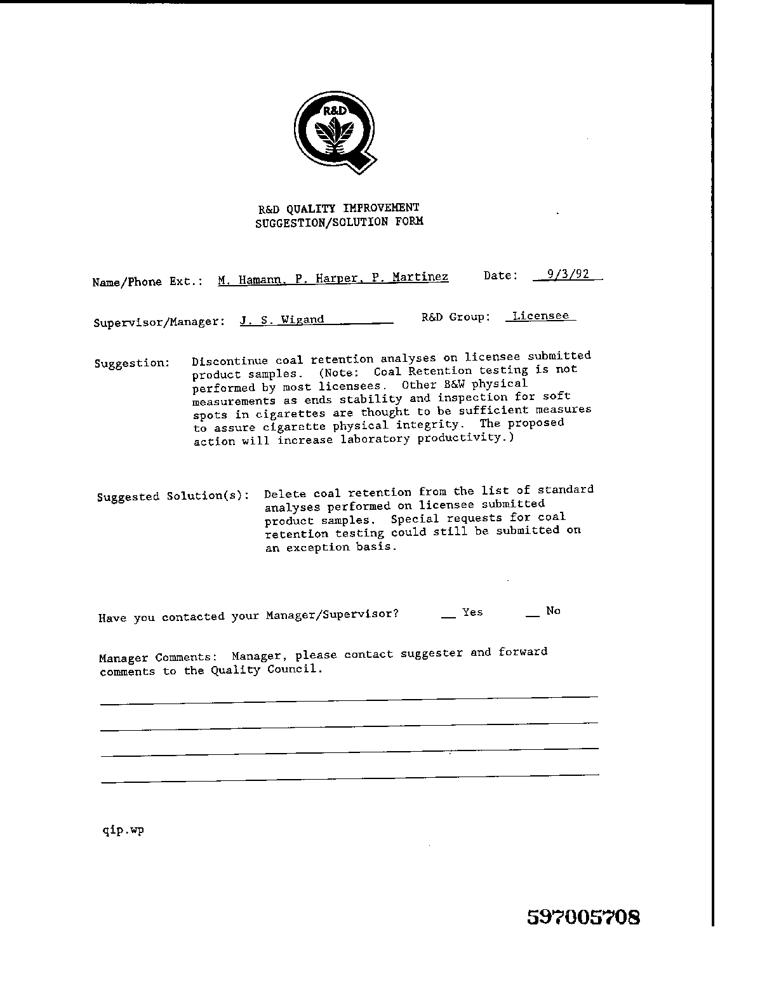
#> input picture data/funsd/training_data/images/0000971160.png, 762 x 1000 px; its folder holds only this picture in this run
$ jupyter execute --allow-errors Data_analysis.ipynb
#> lines starting #> are read from the running program, lines starting #| are printed output that depends on the picture
# FUNSD

[cell 1]
import pandas as pd
import numpy as np
import seaborn as sns

[cell 2]
import json
import os
import matplotlib.pyplot as plt

#> (a cell that did not finish here is left out)

В LayoutLMv3 используется специальный формат

[cell 4]
def convert_funsd_to_layoutlmv3(funsd_dir, output_dir):
    os.makedirs(output_dir, exist_ok=True)
    for file in os.listdir(os.path.join(funsd_dir, "annotations")):
        with open(os.path.join(funsd_dir, "annotations", file)) as f:
            data = json.load(f)
        converted_data = []
        for item in data["form"]:
            converted_data.append({
                "text": item["text"],
                "bbox": item["box"],  # [x, y, w, h]
                "label": item["label"]
            })
        output_file = os.path.join(output_dir, file)
        with open(output_file, "w") as f:
            json.dump(converted_data, f, ensure_ascii=False)

#> (the rest of this cell did not finish here and is left out)

#> (a cell that did not finish here is left out)

# sroie

[cell 6]
import os
import json
import pandas as pd
from collections import defaultdict
from PIL import Image
import pytesseract
import cv2
import numpy as np

# Папки с данными SROIE
IMAGE_DIR = "data/sroie/train1"
ANNOTATION_DIR = "data/sroie/train1"
OCR_DIR = "data/sroie/train2"
OUTPUT_DIR = "converted_sroie"

# Создание выходной папки
os.makedirs(OUTPUT_DIR, exist_ok=True)

# Метки для ключевых полей
KEY_FIELDS = ["company", "date", "address", "total"]
IOB2_LABELS = {key: f"B-{key.upper()}" for key in KEY_FIELDS}
IOB2_LABELS.update({key: f"I-{key.upper()}" for key in KEY_FIELDS})
IOB2_LABELS["O"] = "O"

# Логирование проблемных файлов
PROBLEM_LOG = "problem_files.log"
problem_files = []

# [111 lines left out: functions log_problem, read_key_value_annotation, read_ocr_data, apply_tesseract, assign_iob2_labels, not called in this run]

def convert_sroie_to_layoutlmv3():
    """Основная функция преобразования SROIE."""
    for file_name in os.listdir(IMAGE_DIR):
        if file_name.endswith(".jpg"):
            base_name = file_name.replace(".jpg", "")
            image_path = os.path.join(IMAGE_DIR, file_name)
            annotation_path = os.path.join(ANNOTATION_DIR, f"{base_name}.txt")
            ocr_path = os.path.join(OCR_DIR, f"{base_name}.txt")

            if not (os.path.exists(annotation_path) and os.path.exists(ocr_path)):
                log_problem(base_name, "Отсутствуют аннотации или OCR")
                continue

            # Чтение данных
            key_value = read_key_value_annotation(annotation_path)
            ocr_data = read_ocr_data(ocr_path)

            # Если OCR-данные пустые, попробуем Tesseract
            if not ocr_data and os.path.exists(image_path):
                print(f"Применение Tesseract для {base_name}")
                ocr_data = apply_tesseract(image_path)

            if not ocr_data:
                log_problem(base_name, "Нет корректных OCR-данных")
                continue

            # Присвоение меток
            labeled_data = assign_iob2_labels(ocr_data, key_value)

            # Сохранение результата
            output_json = os.path.join(OUTPUT_DIR, f"{base_name}.json")
            with open(output_json, "w", encoding="utf-8") as f:
                json.dump(labeled_data, f, ensure_ascii=False, indent=2)

            print(f"Обработан файл {base_name}")

# Запуск преобразования
if os.path.exists(PROBLEM_LOG):
    os.remove(PROBLEM_LOG)
#> (the rest of this cell did not finish here and is left out)

[cell 7]
import cv2
import json

def visualize_bboxes(image_path, annotation_path):
    image = cv2.imread(image_path)
    with open(annotation_path) as f:
        annotations = json.load(f)
    for item in annotations:
        x, y, w, h = item["bbox"]
        cv2.rectangle(image, (x, y), (x+w, y+h), (0, 255, 0), 2)
        cv2.putText(image, item["label"], (x, y-10), cv2.FONT_HERSHEY_SIMPLEX, 0.5, (0, 255, 0), 2)
    cv2.imwrite("imgs/output.jpg", image)

#> (the rest of this cell did not finish here and is left out)

Теперь данные предобработаны и могут быть использованы в модели LayoutLMv3.

# Синтетическая генерация данных
в открытых датасетах нет данных для российских паспортов. Необходимо сгенерировать синтетические данные для этого.

[cell 8]
from docx import Document
import random

def generate_contract(template_path, output_path):
    doc = Document()
    doc.add_paragraph(f"Договор № {random.randint(1000, 9999)} от «{random.randint(1, 31)}» {random.choice(['января', 'февраля'])} 202{random.randint(3, 5)} г.")
    doc.add_paragraph(f"Город: {random.choice(['Москва', 'Санкт-Петербург'])}")
    doc.add_paragraph(f"Сторона 1: {random.choice(['Иванов И.И.', 'Петров П.П.'])}")
    doc.save(output_path)

generate_contract("template.docx", "contract_1.docx")
#> (the call stopped at in generate_contract, `doc = Document()`: docx is not available in this run)

Создание шаблона изображений для паспортов при помози PIL

[cell 9]
from PIL import Image, ImageDraw, ImageFont
import random

def generate_passport_image(output_path):
    image = Image.new("RGB", (600, 400), "white")
#> image: PIL image 600x400 RGB; every value is 255
    draw = ImageDraw.Draw(image)
    font = ImageFont.truetype("Arial", 20)
    draw.text((50, 50), f"Серия: {random.randint(1000, 9999)}", fill="black", font=font)
    draw.text((50, 100), f"Номер: {random.randint(100000, 999999)}", fill="black", font=font)
    draw.text((50, 150), f"ФИО: {random.choice(['Иванов Иван Иванович', 'Петров Петр Петрович'])}", fill="black", font=font)
    image.save(output_path)
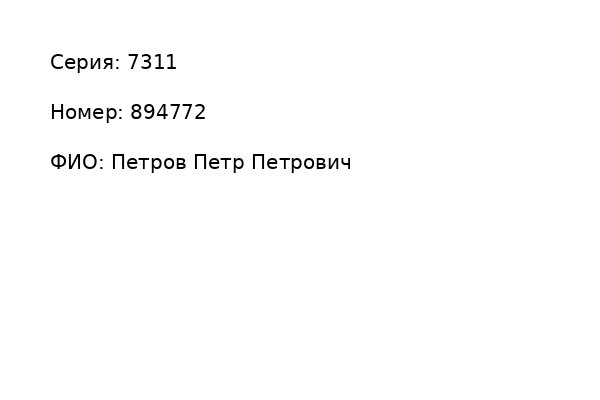
#> saved as passport_1.jpg: PIL image 600x400 RGB; min 0, max 255, mean 252.3
    return image

generate_passport_image("data/generated_passports/images/passport_1.jpg")

Теперь конвертируем документы в изображение

[cell 10]
from docx2pdf import convert
convert("contract_1.docx", "contract_1.pdf")
#> (this line was passed over: docx2pdf is not available in this run)

[cell 11]
from pdf2image import convert_from_path
#> (the rest of this cell did not finish here and is left out)

# Генерация аннотаций
нужно сгенерировать аннотации в формате json для каждого изображения, чтобы потом загнать в модель

[cell 12]
def generate_passport_annotation(image_path, output_json):
    annotations = [
        {"text": "Серия: 1234", "bbox": [50, 50, 100, 20], "label": "SERIES"},
        {"text": "Номер: 567890", "bbox": [50, 100, 120, 20], "label": "NUMBER"},
        {"text": "ФИО: Иванов Иван Иванович", "bbox": [50, 150, 200, 20], "label": "NAME"}
    ]
    with open(output_json, "w") as f:
        json.dump(annotations, f, ensure_ascii=False)

generate_passport_annotation("data/generated_passports/images/passport_1.jpg", "data/generated_passports/annotations/passport_1.json")

[cell 13]
for i in range(100):
    generate_passport_image(f"data/generated_passports/images/passport_{i}.jpg")
    passport_path = f"data/generated_passports/images/passport_{i}.jpg"
    json_path = f"data/generated_passports/annotations/passport_{i}.json"
    generate_passport_annotation(passport_path, json_path)
#> this loop made 100 passes
#> pass 1, in generate_passport_image (call 2), `image.save(output_path)`:
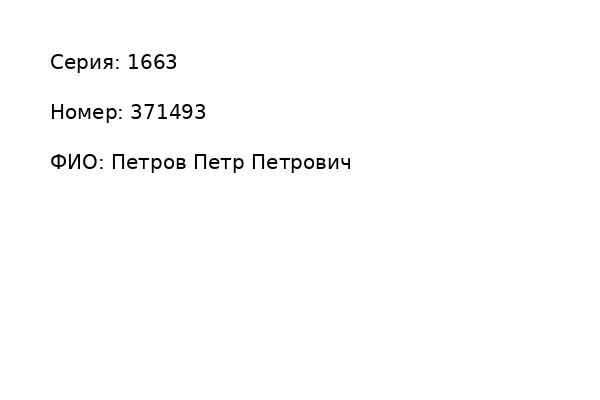
#> saved as passport_0.jpg: PIL image 600x400 RGB; min 0, max 255, mean 252.3
#> pass 2, in generate_passport_image (call 3), `image.save(output_path)`:
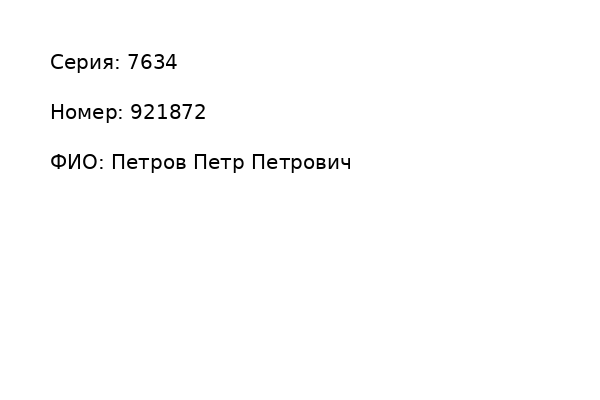
#> saved as passport_1.jpg: PIL image 600x400 RGB; min 0, max 255, mean 252.3

#> (a cell that did not finish here is left out)

[cell 15]
import os
import docx
from docx2pdf import convert
from pdf2image import convert_from_path
import json
import logging

# Папка для хранения сгенерированных файлов
OUTPUT_DIR = "/Users/max/school_informatics/camp25_cu/scientificProject/data/generated_contracts"
os.makedirs(OUTPUT_DIR, exist_ok=True)

# Путь к шаблону
TEMPLATE_PATH = "/Users/max/school_informatics/camp25_cu/scientificProject/data/template.docx"

# Настройка логирования
logging.basicConfig(filename=os.path.join(OUTPUT_DIR, "contract_generation.log"),
                    level=logging.INFO,
                    format="%(asctime)s - %(levelname)s - %(message)s")

# Создание template.docx, если он не существует
def create_template_docx(template_path):
    if os.path.exists(template_path):
        logging.info(f"Шаблон уже существует: {template_path}")
        return

    try:
        doc = docx.Document()
        doc.add_heading("Договор", level=1)
        doc.add_paragraph("Номер договора: [НОМЕР]")
        doc.add_paragraph("Дата: [ДАТА]")
        doc.add_paragraph("Сторона 1: [КОМПАНИЯ А]")
        doc.add_paragraph("Сторона 2: [КОМПАНИЯ Б]")
        doc.add_paragraph("Условия договора: [УСЛОВИЯ]")
        doc.save(template_path)
        logging.info(f"Создан шаблон: {template_path}")
    except Exception as e:
        logging.error(f"Ошибка создания шаблона {template_path}: {e}")
        raise

# Проверка существования шаблона и его создание
create_template_docx(TEMPLATE_PATH)
#> (the call stopped at in create_template_docx, `doc = docx.Document()`: docx is not available in this run)
#> (the rest of this cell did not finish here and is left out)

теперь добавим шума картинкам, дабы они были больше схожи с реальными паспортами

[cell 16]
import cv2
import numpy as np

def add_noise(image_path, output_path):
    image = cv2.imread(image_path)
#> image: shape (400, 600, 3); min 0, max 255, mean 252.2
    noise = np.random.normal(0, 25, image.shape).astype(np.uint8)
    noisy_image = cv2.add(image, noise)
    cv2.imwrite(output_path, noisy_image)

for i in range(100):
    add_noise(f"data/generated_passports/images/passport_{i}.jpg", f"data/generated_passports/noisy/passport_{i}_noisy.jpg")

# Создание CSV файлов

[cell 17]
import pandas as pd

data = []
#> data = []
for dataset in ["funsd/training_data", "sroie", "generated_passports", "generated_contracts"]:
    image_dir = f"data/{dataset}/images"
    annotation_dir = f"dataset/{dataset}/annotations"
    for img in os.listdir(image_dir):
        data.append({
            "image_path": f"{image_dir}/{img}",
            "annotation_path": f"{annotation_dir}/{img.replace('.jpg', '.json')}",
            "dataset": dataset
        })

df = pd.DataFrame(data)
#> df = table of 4 rows and 3 columns
df.to_csv("dataset.csv", index=False)

[cell 18]
df
#> Out = table of 4 rows and 3 columns

[cell 19]
from PIL import Image
for row in df.itertuples():
    try:
        Image.open(row.image_path)
    except Exception as e:
        print(f"Ошибка в файле {row.image_path}: {e}")
